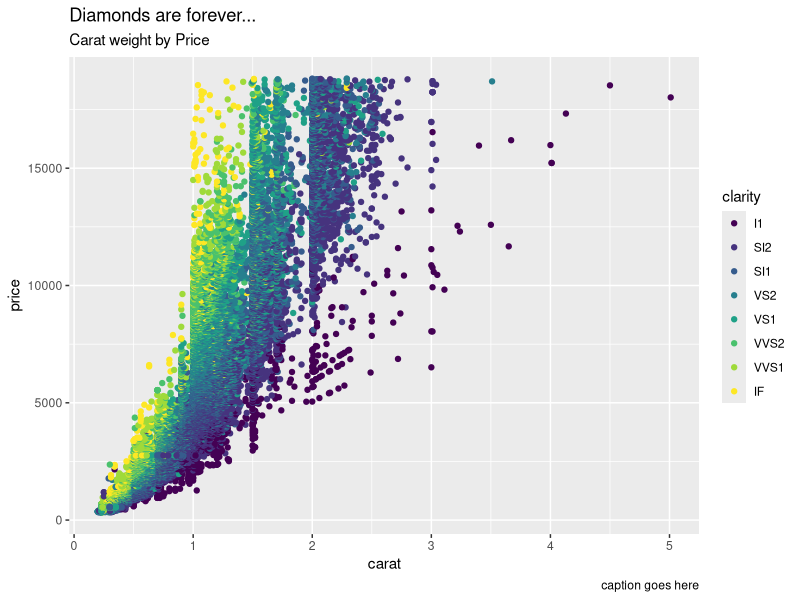

Recreate this plot in R.
library(ggplot2) 
ggplot(diamonds, aes(carat, price, color = clarity)) + 
  geom_point() + 
  labs(title = "Diamonds are forever...", 
       subtitle = "Carat weight by Price", 
       caption = "caption goes here")
